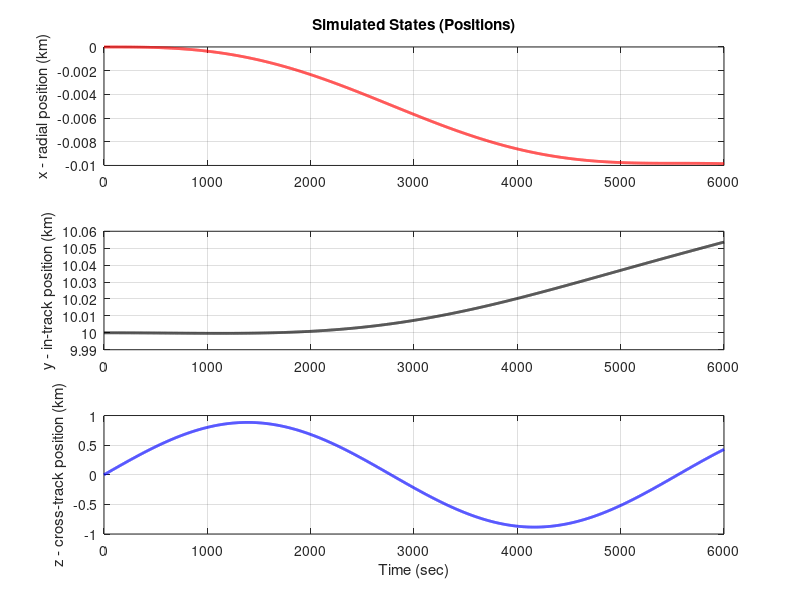
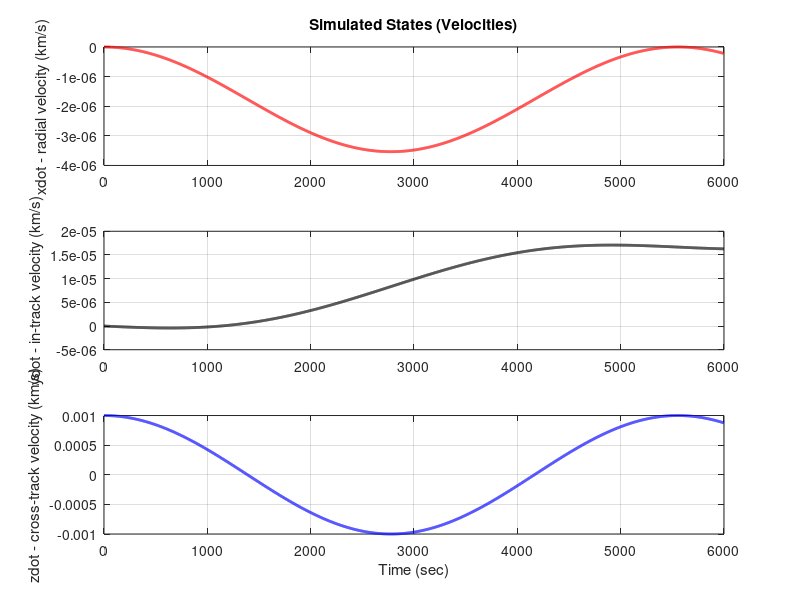

These charts were generated, in order, by the following MATLAB code:
%% ASEN 5014 - Linear Control Systems
% Final Project
% Galen Savidge, Aniket Goel, Andrew Palski

clear; close all; format shortG; clc;
%% PART A:Linear Systems Analysis
% Question 2:
% Linear system
n = sqrt(398600/6778^3);
A = [0 0 0 1 0 0;
     0 0 0 0 1 0;
     0 0 0 0 0 1;
     3*n^2 0 0 0 2*n 0;
     0 0 0 -2*n 0 0;
     0 0 -n^2 0 0 0];
B = [0 0 0;
     0 0 0;
     0 0 0;
     1 0 0;
     0 1 0;
     0 0 1];
C = [1 0 0 0 0 0;
     0 1 0 0 0 0;
     0 0 1 0 0 0];
D = [0 0 0;
     0 0 0;
     0 0 0];
G = [0;0;0;0;1;0]; %disturbance matrix, disturbance only affects in track dynamics
B_tot = [B,G];
D_tot = [D,[0;0;0]];
x0 = [0; 10; 0; 0; 0; .001]; % initial condition
r = [0; 5; 0; 0; 0; 0]; % reference 
d = -1e-9; % disturbance %CHANGE: set to 1 um/s vs 1 m/s

 % Eigenvalues
[E, L] = eig(A);
evals = diag(L);

% Simulated plant dynamics with no control and including disturbances
u = [0;0;0];
u_tot = [u;d]';
ts = 0:1:6000;
us = u_tot + zeros(length(ts),4);
sys = ss(A,B_tot,C,D_tot);
[ys,~,xs] = lsim(sys,us,ts,x0);
figure();
ax = subplot(3,1,1);
plot(ax,ts,xs(:,1),'LineWidth',2,'Color','r')
ylabel('x - radial position (km)')
title('Simulated States (Positions)')
grid on
ax = subplot(3,1,2);
plot(ax,ts,xs(:,2),'LineWidth',2,'Color','k')
ylabel('y - in-track position (km)')
grid on
ax = subplot(3,1,3);
plot(ax,ts,xs(:,3),'LineWidth',2,'Color','b')
ylabel('z - cross-track position (km)')
xlabel('Time (sec)')
grid on

figure()
ax = subplot(3,1,1);
plot(ax,ts,xs(:,4),'LineWidth',2,'Color','r')
ylabel('xdot - radial velocity (km/s)')
title('Simulated States (Velocities)')
grid on
ax = subplot(3,1,2);
plot(ax,ts,xs(:,5),'LineWidth',2,'Color','k')
ylabel('ydot - in-track velocity (km/s)')
grid on
ax = subplot(3,1,3);
plot(ax,ts,xs(:,6),'LineWidth',2,'Color','b')
ylabel('zdot - cross-track velocity (km/s)')
xlabel('Time (sec)')
grid on

% Question 3
% Reachability/Controllability
P = [B A*B A^2*B A^3*B A^4*B A^5*B]; 
rank(P) % = 6 = n, so reachable

% Observability
O = [C; C*A; C*A^2; C*A^3; C*A^4; C*A^5];
rank(O) % = 6 = n, so completely observable
